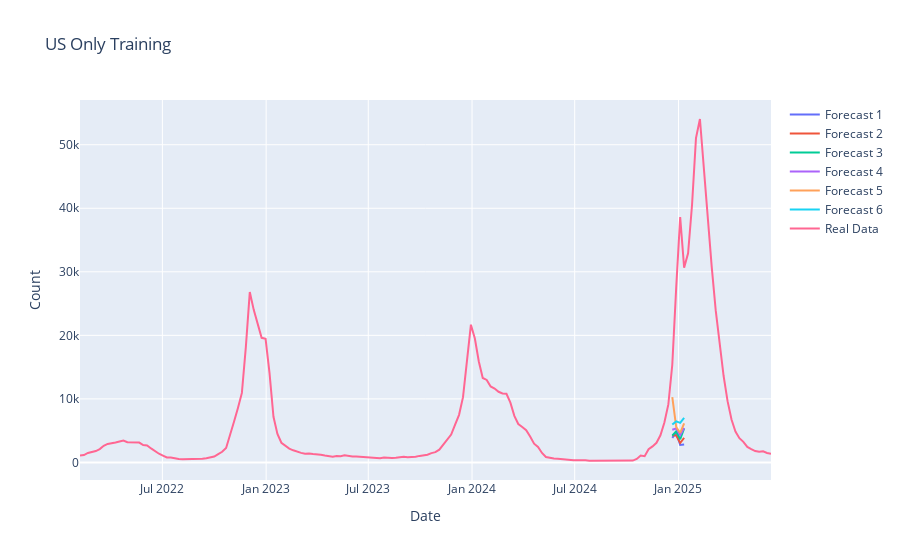

Notebook cell for this chart:
### Code cell
fig = go.Figure()
for i in range(len(US_forecasts)):
    fig.add_trace(go.Scatter(x = US_forecasts[i]["ds"], y = US_forecasts[i]["TimeLLM"], mode = "lines", name = f"Forecast {i+1}"))
fig.add_trace(go.Scatter(x = US_true_df.index, y = US_true_df["y"], mode = "lines", name = "Real Data"))
fig.update_layout(title = f"US Only Training", xaxis_title = "Date", yaxis_title = "Count", hovermode = "x")
fig.show()

### Figure 1 — Plotly figure (JSON) as saved in the notebook; plotly's stock layout.template omitted (floating-point values rounded to 4 significant figures; data arrays with more than 128 entries replaced by an {"elided": "..."} marker saying what was removed)
{"data": [{"mode": "lines", "name": "Forecast 1", "type": "scatter", "x": ["2024-12-21T00:00:00", "2024-12-28T00:00:00", "2025-01-04T00:00:00", "2025-01-11T00:00:00"], "y": [3860.0, 4740.0, 2745.0, 2820.0]}, {"mode": "lines", "name": "Forecast 2", "type": "scatter", "x": ["2024-12-21T00:00:00", "2024-12-28T00:00:00", "2025-01-04T00:00:00", "2025-01-11T00:00:00"], "y": [4269.0, 4239.0, 3056.0, 3866.0]}, {"mode": "lines", "name": "Forecast 3", "type": "scatter", "x": ["2024-12-21T00:00:00", "2024-12-28T00:00:00", "2025-01-04T00:00:00", "2025-01-11T00:00:00"], "y": [4206.0, 4905.0, 3646.0, 5350.0]}, {"mode": "lines", "name": "Forecast 4", "type": "scatter", "x": ["2024-12-21T00:00:00", "2024-12-28T00:00:00", "2025-01-04T00:00:00", "2025-01-11T00:00:00"], "y": [5132.0, 5329.0, 4313.0, 5429.0]}, {"mode": "lines", "name": "Forecast 5", "type": "scatter", "x": ["2024-12-21T00:00:00", "2024-12-28T00:00:00", "2025-01-04T00:00:00", "2025-01-11T00:00:00"], "y": [10260.0, 5552.0, 4633, 6148.0]}, {"mode": "lines", "name": "Forecast 6", "type": "scatter", "x": ["2024-12-21T00:00:00", "2024-12-28T00:00:00", "2025-01-04T00:00:00", "2025-01-11T00:00:00"], "y": [5979.0, 6465.0, 6224.0, 7008.0]}, {"mode": "lines", "name": "Real Data", "type": "scatter", "x": {"elided": "176 str values"}, "y": {"elided": "176 int values"}}], "layout": {"autosize": true, "hovermode": "x", "title": {"text": "US Only Training"}, "xaxis": {"autorange": true, "range": ["2022-02-05", "2025-06-14"], "title": {"text": "Date"}, "type": "date"}, "yaxis": {"autorange": true, "range": [-2768.0, 57040.0], "title": {"text": "Count"}, "type": "linear"}}}
